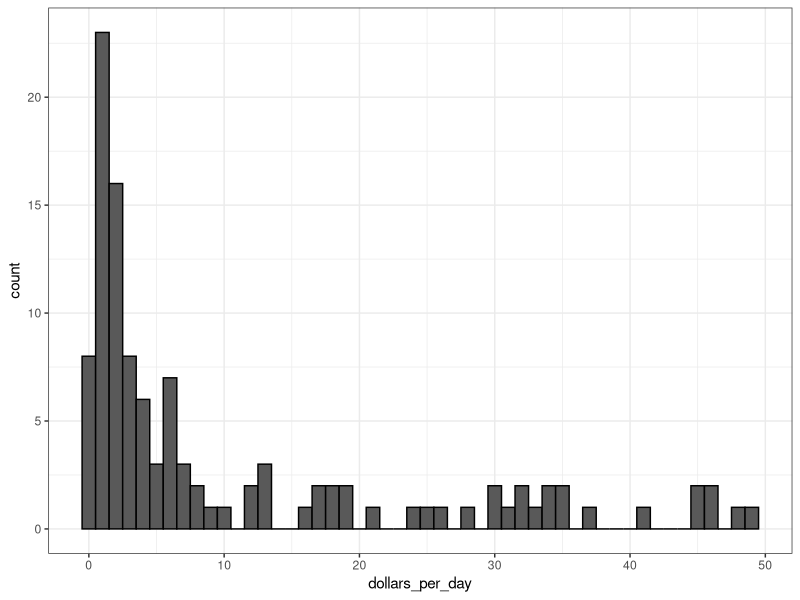
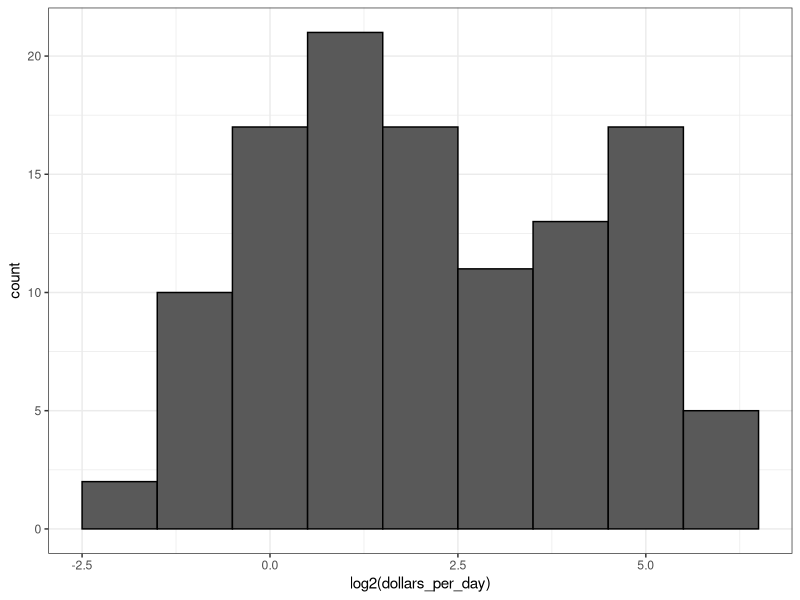
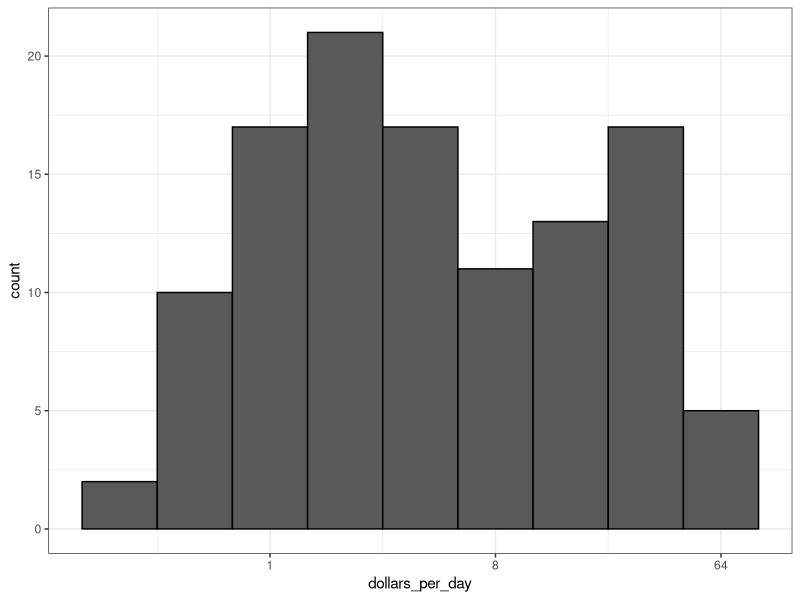

These figures' R source, in order:
library(tidyverse)
library(dslabs)
data(gapminder)

ds_theme_set()

gapminder <- gapminder %>% mutate(dollars_per_day = gdp/population/365)
head(gapminder)

# histogram of dollars per day in 1970
gapminder %>% filter(year == 1970 & !is.na(gdp)) %>% ggplot(aes(dollars_per_day)) + 
  geom_histogram(binwidth = 1, color = "black")

# same histogram with log2 scaled data
gapminder %>% filter(year == 1970 & !is.na(gdp)) %>% ggplot(aes(log2(dollars_per_day))) + 
  geom_histogram(binwidth = 1, color = "black")

# same histogram with x axis scaled to log2
gapminder %>% filter(year == 1970 & !is.na(gdp)) %>% ggplot(aes(dollars_per_day)) + 
  geom_histogram(binwidth = 1, color = "black") + scale_x_continuous(trans = "log2")
